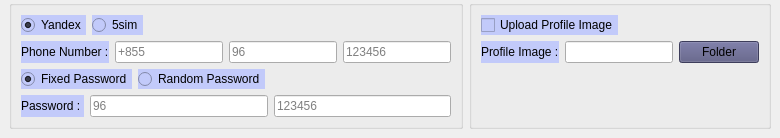
                       <widget class="QWidget" name="full_verify_tab">
                        <attribute name="title">
                         <string>Full Verify</string>
                        </attribute>
                        <layout class="QGridLayout" name="gridLayout_33">
                         <property name="leftMargin">
                          <number>9</number>
                         </property>
                         <property name="topMargin">
                          <number>0</number>
                         </property>
                         <property name="rightMargin">
                          <number>9</number>
                         </property>
                         <property name="bottomMargin">
                          <number>9</number>
                         </property>
                         <property name="horizontalSpacing">
                          <number>6</number>
                         </property>
                         <property name="verticalSpacing">
                          <number>0</number>
                         </property>
                         <item row="0" column="0">
                          <widget class="QGroupBox" name="full_verify_yandex">
                           <property name="title">
                            <string/>
                           </property>
                           <layout class="QGridLayout" name="gridLayout_76">
                            <item row="0" column="0">
                             <layout class="QGridLayout" name="gridLayout_73">
                              <item row="0" column="1">
                               <widget class="QRadioButton" name="five_sim">
                                <property name="styleSheet">
                                 <string notr="true">background-color: rgb(194, 202, 250);</string>
                                </property>
                                <property name="text">
                                 <string>5sim</string>
                                </property>
                                <attribute name="buttonGroup">
                                 <string notr="true">buttonGroup_3</string>
                                </attribute>
                               </widget>
                              </item>
                              <item row="0" column="2">
                               <spacer name="horizontalSpacer_43">
                                <property name="orientation">
                                 <enum>Qt::Horizontal</enum>
                                </property>
                                <property name="sizeHint" stdset="0">
                                 <size>
                                  <width>40</width>
                                  <height>20</height>
                                 </size>
                                </property>
                               </spacer>
                              </item>
                              <item row="0" column="0">
                               <widget class="QRadioButton" name="yandex">
                                <property name="styleSheet">
                                 <string notr="true">background-color: rgb(194, 202, 250);</string>
                                </property>
                                <property name="text">
                                 <string>Yandex</string>
                                </property>
                                <property name="checked">
                                 <bool>true</bool>
                                </property>
                                <attribute name="buttonGroup">
                                 <string notr="true">buttonGroup_3</string>
                                </attribute>
                               </widget>
                              </item>
                             </layout>
                            </item>
                            <item row="1" column="0">
                             <layout class="QHBoxLayout" name="ldplayer_path_line_edit_19">
                              <item>
                               <widget class="QLabel" name="label_49">
                                <property name="styleSheet">
                                 <string notr="true">background-color: rgb(194, 202, 250);</string>
                                </property>
                                <property name="text">
                                 <string>Phone Number :</string>
                                </property>
                               </widget>
                              </item>
                              <item>
                               <widget class="QLineEdit" name="phone_input1">
                                <property name="placeholderText">
                                 <string>+855</string>
                                </property>
                               </widget>
                              </item>
                              <item>
                               <widget class="QLineEdit" name="phone_input2">
                                <property name="placeholderText">
                                 <string>96</string>
                                </property>
                               </widget>
                              </item>
                              <item>
                               <widget class="QLineEdit" name="phone_input3">
                                <property name="placeholderText">
                                 <string>123456</string>
                                </property>
                               </widget>
                              </item>
                             </layout>
                            </item>
                            <item row="3" column="0">
                             <layout class="QHBoxLayout" name="ldplayer_path_line_edit_20">
                              <item>
                               <widget class="QLabel" name="label_53">
                                <property name="styleSheet">
                                 <string notr="true">background-color: rgb(194, 202, 250);</string>
                                </property>
                                <property name="text">
                                 <string>Password : </string>
                                </property>
                               </widget>
                              </item>
                              <item>
                               <widget class="QLineEdit" name="password_input1_reg">
                                <property name="placeholderText">
                                 <string>96</string>
                                </property>
                               </widget>
                              </item>
                              <item>
                               <widget class="QLineEdit" name="password_input2_reg">
                                <property name="placeholderText">
                                 <string>123456</string>
                                </property>
                               </widget>
                              </item>
                             </layout>
                            </item>
                            <item row="2" column="0">
                             <layout class="QGridLayout" name="gridLayout_80">
                              <item row="0" column="1">
                               <widget class="QRadioButton" name="random_password">
                                <property name="styleSheet">
                                 <string notr="true">background-color: rgb(194, 202, 250);</string>
                                </property>
                                <property name="text">
                                 <string>Random Password</string>
                                </property>
                                <attribute name="buttonGroup">
                                 <string notr="true">buttonGroup_2</string>
                                </attribute>
                               </widget>
                              </item>
                              <item row="0" column="2">
                               <spacer name="horizontalSpacer_45">
                                <property name="orientation">
                                 <enum>Qt::Horizontal</enum>
                                </property>
                                <property name="sizeHint" stdset="0">
                                 <size>
                                  <width>40</width>
                                  <height>20</height>
                                 </size>
                                </property>
                               </spacer>
                              </item>
                              <item row="0" column="0">
                               <widget class="QRadioButton" name="fixed_password">
                                <property name="styleSheet">
                                 <string notr="true">background-color: rgb(194, 202, 250);</string>
                                </property>
                                <property name="text">
                                 <string>Fixed Password</string>
                                </property>
                                <property name="checked">
                                 <bool>true</bool>
                                </property>
                                <attribute name="buttonGroup">
                                 <string notr="true">buttonGroup_2</string>
                                </attribute>
                               </widget>
                              </item>
                             </layout>
                            </item>
                           </layout>
                          </widget>
                         </item>
                         <item row="0" column="1">
                          <widget class="QGroupBox" name="full_verify_upload">
                           <property name="title">
                            <string/>
                           </property>
                           <layout class="QGridLayout" name="gridLayout_74">
                            <item row="2" column="0">
                             <spacer name="verticalSpacer_3">
                              <property name="orientation">
                               <enum>Qt::Vertical</enum>
                              </property>
                              <property name="sizeHint" stdset="0">
                               <size>
                                <width>20</width>
                                <height>40</height>
                               </size>
                              </property>
                             </spacer>
                            </item>
                            <item row="1" column="0">
                             <layout class="QHBoxLayout" name="ldplayer_path_line_edit_15">
                              <item>
                               <widget class="QLabel" name="label_36">
                                <property name="styleSheet">
                                 <string notr="true">background-color: rgb(194, 202, 250);</string>
                                </property>
                                <property name="text">
                                 <string>Profile Image :</string>
                                </property>
                               </widget>
                              </item>
                              <item>
                               <widget class="QLineEdit" name="profile_img_input"/>
                              </item>
                              <item>
                               <widget class="QPushButton" name="profile_img_btn">
                                <property name="styleSheet">
                                 <string notr="true">background-color: rgb(85, 85, 127);</string>
                                </property>
                                <property name="text">
                                 <string>Folder</string>
                                </property>
                                <property name="icon">
                                 <iconset resource="../ui/resources.qrc">
                                  <normaloff>:/icons/images/folder.png</normaloff>:/icons/images/folder.png</iconset>
                                </property>
                                <property name="iconSize">
                                 <size>
                                  <width>20</width>
                                  <height>24</height>
                                 </size>
                                </property>
                               </widget>
                              </item>
                             </layout>
                            </item>
                            <item row="0" column="0">
                             <layout class="QGridLayout" name="gridLayout_75">
                              <item row="0" column="1">
                               <spacer name="horizontalSpacer_44">
                                <property name="orientation">
                                 <enum>Qt::Horizontal</enum>
                                </property>
                                <property name="sizeHint" stdset="0">
                                 <size>
                                  <width>40</width>
                                  <height>20</height>
                                 </size>
                                </property>
                               </spacer>
                              </item>
                              <item row="0" column="0">
                               <widget class="QCheckBox" name="upload_profile_checkbox">
                                <property name="styleSheet">
                                 <string notr="true">background-color: rgb(194, 202, 250);</string>
                                </property>
                                <property name="text">
                                 <string>Upload Profile Image</string>
                                </property>
                               </widget>
                              </item>
                             </layout>
                            </item>
                           </layout>
                          </widget>
                         </item>
                        </layout>
                       </widget>
